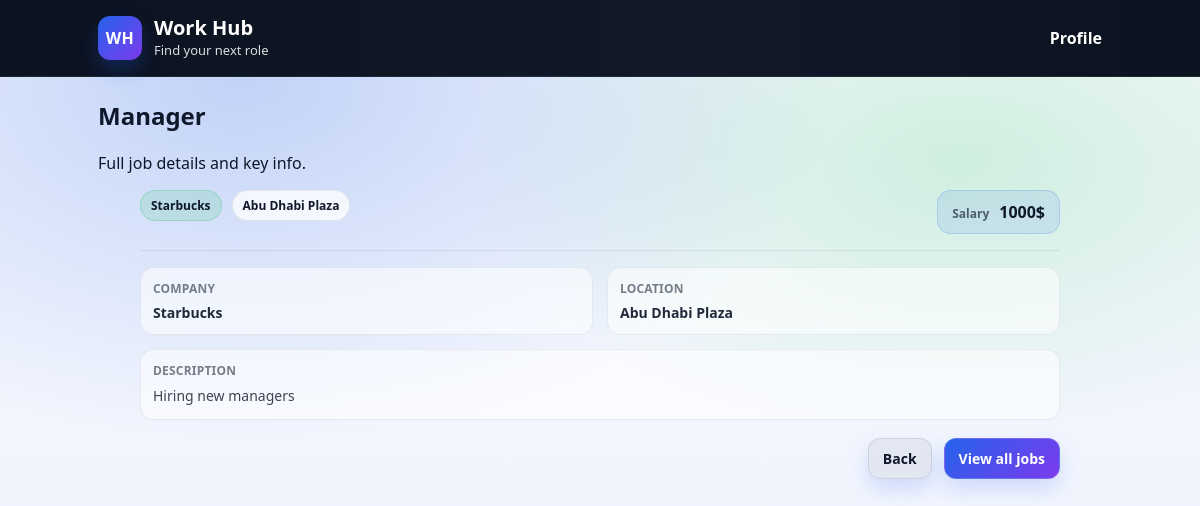
The app's page /job/2/ (signed in) with its own data.
### job/models.py (models this page shows, shortened)
class Job(models.Model):
    title = models.CharField(max_length=200)
    company = models.ForeignKey(Company, on_delete=models.CASCADE, related_name="jobs")
    description = models.TextField()
    location = models.CharField(max_length=200)
    salary_range = models.CharField(max_length=100, blank=True)
    posted_at = models.DateTimeField(auto_now_add=True)

class Company(models.Model):
    name = models.CharField(max_length=200)
    website = models.URLField(blank=True)
    description = models.TextField(blank=True)

### job/views.py (the view)
# urls.py: path("job/<int:job_id>/", job_detail, name="job_detail"),
@login_required
def job_detail(request, job_id):
    job = get_object_or_404(Job.objects.select_related("company"), id=job_id)
    return render(request, "job_detail.html", {"job": job})

### job/templates/job_detail.html (shortened to what this page needs)
{% extends "base.html" %}
{% block content %}
<section class="section">
  <div class="section-head">
    <h1 class="section-title">{{ job.title }}</h1>
    <p class="section-subtitle">Full job details and key info.</p>
  </div>
  <article class="card card-detail">
    <div class="card-top">
      <div class="badge-row">
        <span class="badge badge-soft">{{ job.company.name }}</span>
        <span class="badge">{{ job.location }}</span>
      </div>
      <div class="salary-pill">
        <span class="salary-label">Salary</span>
        <span class="salary-value">{{ job.salary_range }}</span>
      </div>
    </div>
    <div class="divider"></div>
    <div class="detail-grid">
      <div class="detail-item">
        <div class="detail-label">Company</div>
        <div class="detail-value">{{ job.company.name }}</div>
      </div>
      <div class="detail-item">
        <div class="detail-label">Location</div>
        <div class="detail-value">{{ job.location }}</div>
      </div>
      <div class="detail-item detail-wide">
        <div class="detail-label">Description</div>
        <div class="detail-value detail-desc">
          {{ job.description|linebreaksbr }}
        </div>
      </div>
    </div>
    <div class="actions">
      <a class="btn btn-ghost" href="{% url 'job_list' %}">Back</a>
      <a class="btn" href="{% url 'job_list' %}">View all jobs</a>
    </div>
  </article>
</section>
{% endblock %}

### job/static/style.css (style rules this page uses)
:root { --bg1:#0b1220; --bg2:#0f172a; --card:#0b1220cc; --cardSolid:#ffffff; --text:#0f172a; --muted:#6b7280; --border:#e5e7eb; --brand:#2563eb; --brand2:#22c55e; --shadow: 0 10px 30px rgba(2,6,23,0.12); }
* { box-sizing:border-box; }
body { margin:0; font-family: ui-sans-serif, system-ui, -apple-system, "Segoe UI", Roboto, Arial, "Noto Sans", "Helvetica Neue", sans-serif; color: var(--text); background: radial-gradient(1000px 600px at 20% 10%, rgba(37,99,235,0.25), transparent 60%), radial-gradient(900px 500px at 80% 20%, rgba(34,197,94,0.18), transparent 55%), linear-gradient(180deg, #f7f9fc 0%, #eef2ff 100%); min-height: 100vh; }
.btn { display:inline-flex; align-items:center; justify-content:center; padding: 10px 14px; border-radius: 12px; background: linear-gradient(135deg, var(--brand), #7c3aed); color:#fff; text-decoration:none; font-size: 14px; font-weight: 700; border: 1px solid rgba(255,255,255,0.18); box-shadow: 0 10px 20px rgba(37,99,235,0.18); }
.btn-ghost { display:inline-flex; align-items:center; justify-content:center; padding: 10px 14px; border-radius: 12px; background: rgba(15,23,42,0.06); color:#0f172a; text-decoration:none; font-size: 14px; font-weight: 700; border: 1px solid rgba(15,23,42,0.10); }
.card-detail { max-width: 920px; margin: 0 auto; }
.card-top { display: flex; align-items: flex-start; justify-content: space-between; gap: 16px; flex-wrap: wrap; }
.badge-row { display: flex; gap: 10px; flex-wrap: wrap; align-items: center; }
.badge { display: inline-flex; align-items: center; padding: 6px 10px; border-radius: 999px; font-size: 12px; font-weight: 600; background: rgba(255,255,255,0.75); border: 1px solid rgba(15, 23, 42, 0.08); }
.badge-soft { background: rgba(34, 197, 94, 0.14); border-color: rgba(34, 197, 94, 0.25); }
.salary-pill { margin-left: auto; display: inline-flex; align-items: baseline; gap: 10px; padding: 10px 14px; border-radius: 14px; background: rgba(37, 99, 235, 0.10); border: 1px solid rgba(37, 99, 235, 0.18); }
.salary-label { font-size: 12px; color: rgba(15, 23, 42, 0.65); font-weight: 600; }
.salary-value { font-size: 16px; font-weight: 800; }
.divider { height: 1px; background: rgba(15, 23, 42, 0.08); margin: 16px 0; }
.detail-grid { display: grid; grid-template-columns: 1fr 1fr; gap: 14px; }
.detail-item { padding: 12px 12px; border-radius: 14px; background: rgba(255,255,255,0.55); border: 1px solid rgba(15, 23, 42, 0.07); }
.detail-wide { grid-column: 1 / -1; }
.detail-label { font-size: 12px; color: rgba(15, 23, 42, 0.55); font-weight: 700; margin-bottom: 6px; letter-spacing: 0.2px; text-transform: uppercase; }
.detail-value { font-size: 14px; color: rgba(15, 23, 42, 0.92); font-weight: 600; }
.detail-desc { font-weight: 500; line-height: 1.55; color: rgba(15, 23, 42, 0.80); }
.actions { display: flex; gap: 12px; justify-content: flex-end; margin-top: 18px; flex-wrap: wrap; }

### records on screen
Job: title "Manager", company.name "Starbucks", location "Abu Dhabi Plaza", salary_range "1000$", description "Hiring new managers"
